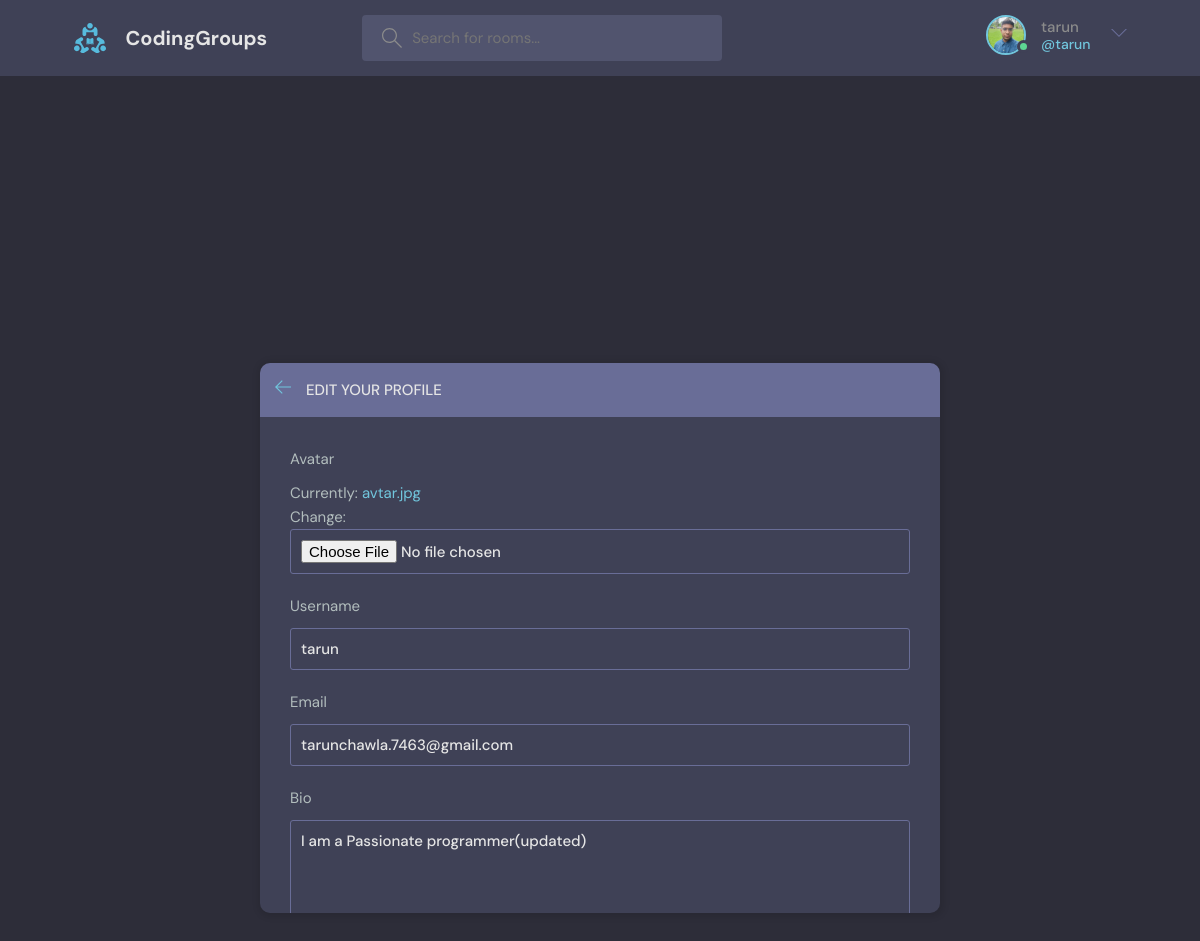
The page /update-user/ (signed in) on the database its author committed.
### base/models.py (models this page shows, shortened)
class User(AbstractUser):
    name = models.CharField(max_length=200, null=True)
    email = models.EmailField(null=True, unique=True)
    bio = models.TextField(null = True)
    avatar = models.ImageField(null=True, default="avatar.svg")
    USERNAME_FIELD = 'email'
    REQUIRED_FIELDS = []

### base/views.py (the view)
# urls.py: path('update-user/', view=views.edit_profile, name="update-user"),
@login_required(login_url = 'login')
def edit_profile(request):
    user = request.user
    form = UserForm(instance=user)
    if request.method == 'POST':
        form = UserForm(request.POST, request.FILES, instance=user)
        if form.is_valid():
            form.save()
            return redirect("profile-page", user.id)
    return render(request, 'base/edit-user.html', {'form': form})

### base/forms.py
class UserForm(ModelForm):
    class Meta:
        model = User
        fields = ['avatar','username', 'email','bio']

### base/templates/base/edit-user.html (shortened to what this page needs)
{% extends 'main.html' %} {% block content %}
<main class="update-account layout">
  <div class="container">
    <div class="layout__box">
      <div class="layout__boxHeader">
        <div class="layout__boxTitle">
          <a href="{{request.META.HTTP_REFERER}}">
            <svg
              version="1.1"
              xmlns="http://www.w3.org/2000/svg"
              width="32"
              height="32"
              viewBox="0 0 32 32"
            >
              <title>arrow-left</title>
              <path
                d="M13.723 2.286l-13.723 13.714 13.719 13.714 1.616-1.611-10.96-10.96h27.625v-2.286h-27.625l10.965-10.965-1.616-1.607z"
              ></path>
            </svg>
          </a>
          <h3>Edit your profile</h3>
        </div>
      </div>
      <div class="layout__body">
        <form
          class="form"
          action=""
          method="POST"
          enctype="multipart/form-data"
        >
          {% csrf_token %} {% for feild in form %}
          <div class="form__group">
            <label for="id_{{feild.label | lower}}">{{feild.label}}</label>
            {{feild}}
          </div>
          {% endfor %}
        </form>
      </div>
    </div>
  </div>
</main>
{% endblock %}

### Templates/navbar.html (shortened to what this page needs)
{% load static %}
<header class="header header--loggedIn">
  <div class="container">
    <a href="/" class="header__logo">
      <img src="{% static 'images/logo.svg' %}" />
      <h1>CodingGroups</h1>
    </a>
    <form class="header__search" method="GET" action="{% url 'Home' %}">
      <label>
        <input name="q" placeholder="Search for rooms..." />
      </label>
    </form>
    <nav class="header__menu">
      {% if request.user.is_authenticated %}
      <div class="header__user">
        <a href="{% url 'profile-page' request.user.id%}">
          <div class="avatar avatar--medium active">
            <img src="{{request.user.avatar.url}}" />
          </div>
          <p>
            {{request.user.username}}<span>@{{request.user.username}}</span>
          </p>
        </a>
        <button class="dropdown-button">
          <svg
            version="1.1"
            xmlns="http://www.w3.org/2000/svg"
            width="32"
            height="32"
            viewBox="0 0 32 32"
          >
            <title>chevron-down</title>
            <path d="M16 21l-13-13h-3l16 16 16-16h-3l-13 13z"></path>
          </svg>
        </button>
      </div>
      {% else %}
      <a href="{% url 'login' %}">
        <img src="{% static 'images/avatar.svg' %}" />
        <p>Login</p>
      </a>
      {% endif %}
    </nav>
  </div>
</header>

### static/styles/style.css (style rules this page uses)
:root { --color-main: #71c6dd; --color-main-light: #e1f6fb; --color-dark: #3f4156; --color-dark-medium: #51546e; --color-dark-light: #696d97; --color-light: #e5e5e5; --color-gray: #8b8b8b; --color-light-gray: #b2bdbd; --color-bg: #2d2d39; --color-success: #5dd693; --color-error: #fc4b0b; }
* { font-family: "DM Sans", -apple-system, BlinkMacSystemFont, "Segoe UI", Roboto, Oxygen, Ubuntu, Cantarell, "Open Sans", "Helvetica Neue", sans-serif; margin: 0; padding: 0; box-sizing: border-box; text-rendering: optimizeLegibility; font-size: inherit; }
html { font-size: 56.25%; }
@media only screen and (min-width: 1200px) { html { font-size: 62.5%; } }
body { line-height: 1.6; font-weight: 400; font-size: 1.5rem; color: var(--color-light-gray); background-color: var(--color-bg); min-height: 100vh; }
img { width: 100%; }
a { display: inline-block; color: var(--color-main); text-decoration: none; }
.container { max-width: 120rem; width: 90%; margin: auto; }
.avatar { position: relative; display: inline-block; border-radius: 50%; border: 2px solid var(--color-main); }
.avatar img { display: block; border-radius: 50%; object-fit: cover; object-position: center; }
.avatar::after { content: ""; display: block; position: absolute; background-color: var(--color-gray); z-index: 111; border-radius: 50%; border: 0.3rem solid var(--color-dark); }
.avatar.active::after { background-color: var(--color-success); }
.avatar.avatar--medium img { width: 3.6rem; height: 3.6rem; border-radius: 50%; }
.avatar.avatar--medium:after { width: 0.7rem; height: 0.7rem; bottom: 0px; right: -6px; }
.header { padding: 1.5rem; background-color: var(--color-dark); }
.header > .container { display: flex; gap: 9.5rem; }
.header__logo, .header__user { display: flex; gap: 2rem; align-items: center; }
.header__logo > img { height: 3.2rem; width: 3.2rem; }
.header__logo > h1 { font-weight: 700; font-size: 2rem; color: var(--color-light); }
.header__search > label { background-color: var(--color-dark-medium); padding: 1.3rem 1rem; display: flex; align-items: center; gap: 1rem; border-radius: 4px; }
.header__search svg { fill: var(--color-gray); width: 2rem; height: 2rem; margin-left: 1rem; }
.header__search input { width: 30rem; background: transparent; border: none; outline: none; color: var(--color-light); }
.header__menu { margin-left: auto; position: relative; }
.header__menu a { display: flex; gap: 1.5rem; align-items: center; font-weight: 500; text-decoration: none; color: var(--color-gray); }
.header__menu img { height: 3.6rem; }
.header__menu p { line-height: 1.2; }
.header__menu span { color: var(--color-main); font-weight: 500; font-size: 1.4rem; display: block; }
.header__menu svg { width: 1.6rem; height: 1.6rem; fill: var(--color-dark-light); }
.dropdown-button { background: transparent; border: 0; outline: 0; cursor: pointer; }
.layout { margin-top: 2.4rem; }
.layout > .container { display: flex; justify-content: space-between; align-items: flex-start; }
.layout__box { width: 90%; max-width: 48rem; min-height: 40rem; max-height: 550px; overflow-y: scroll; position: absolute; top: 50%; left: 50%; transform: translate(-50%, -46%); background-color: var(--color-dark); border-radius: 1rem; box-shadow: 1px 1px 6px 3px rgba(0, 0, 0, 0.1); }
.layout__boxHeader { display: flex; padding: 1.5rem; background-color: var(--color-dark-light); }
.layout__boxTitle { display: flex; gap: 1.5rem; align-items: center; }
.layout__boxTitle h3 { text-transform: uppercase; font-weight: 500; color: var(--color-light); }
.layout__boxTitle svg { width: 1.6rem; height: 1.6rem; fill: var(--color-main); }
.layout__body { margin: 3rem; }
.form__group { margin-bottom: 2rem; width: 100%; }
.form__group label { display: block; font-size: 1.5rem; margin-bottom: 1rem; }
.form__group input, .form__group textarea, .form__group select { background: transparent; border: 1px solid var(--color-dark-light); padding: 1rem; border-radius: 3px; width: 100%; color: var(--color-light); font-weight: 500; outline: none; }
.form__group textarea { background: transparent; height: 10rem; resize: none; }
.update-account.layout .layout__box { max-width: 68rem; }

### rows shown on the page
User: user.avatar (picture), user.username "tarun", form "tarun" "tarunchawla.7463@gmail.com" "I am a Passionate programmer(updated)"

### other values the page prints
{{ feild.label }} "Avatar" "Username" "Email" "Bio"
